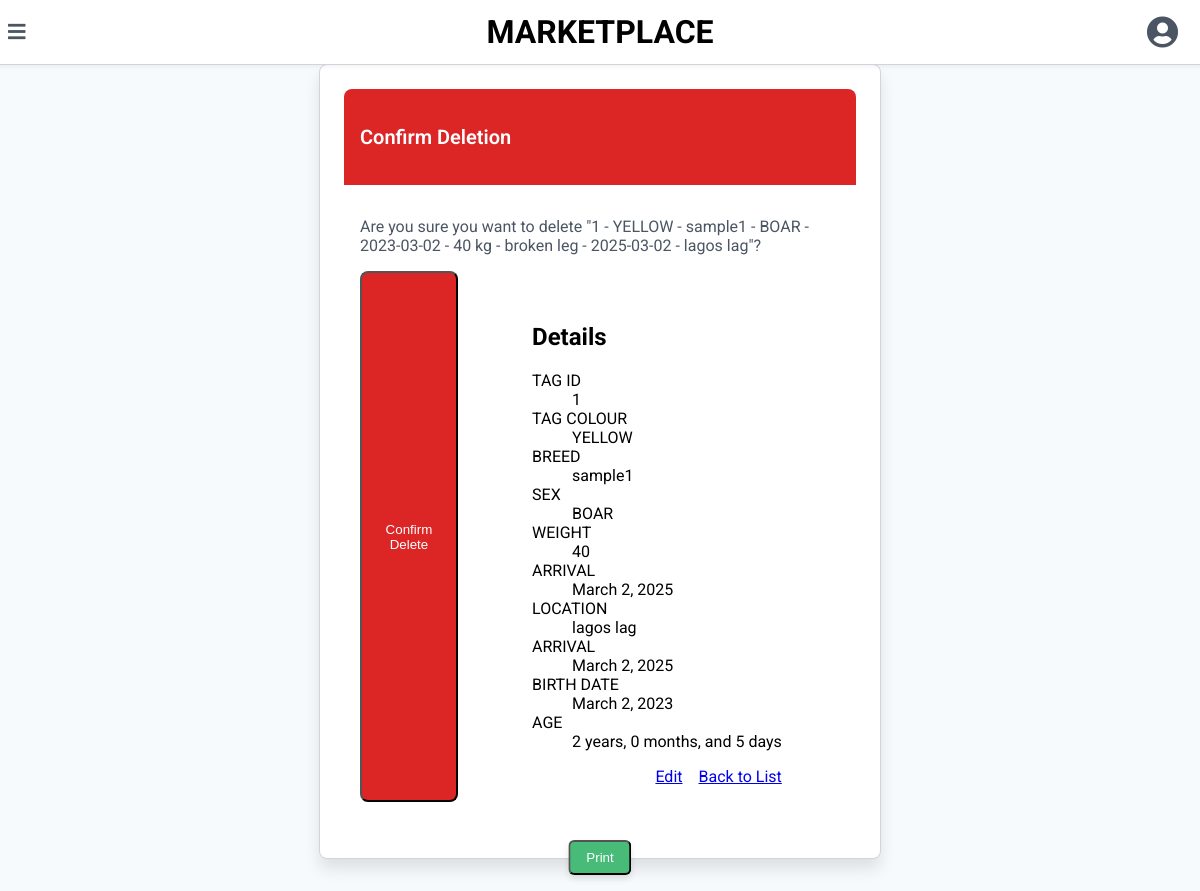
Page /1/details/Inven on the committed database.
### inven/models.py (models this page shows, shortened)
class Inven(models.Model):
    number = models.IntegerField(_("Pig ID"))
    tag_colour = models.ForeignKey(TagsColour,related_name='tagcolour', on_delete=models.CASCADE)
    breed = models.ForeignKey(Breeds, related_name='breed', on_delete=models.CASCADE)
    sex = models.ForeignKey(Sex, related_name='sex', on_delete=models.CASCADE)
    birth_date = models.DateField(_("Birth Date"), auto_now=False, auto_now_add=False)
    weight = models.IntegerField(_("Weight (kg)"))
    status = models.CharField(_("Health status"), max_length=100)
    arrival =models.DateField(_("arrival date"), auto_now=False, auto_now_add=False)
    location = models.CharField(_("address of seller farm"), max_length=255)
    def __str__(self):
        return f"{self.number} - {self.tag_colour} - {self.breed} - {self.sex} - {self.birth_date} - {self.weight} kg - {self.status} - {self.arrival} - {self.location}"
    def get_age(self) -> dict:
        today = date.today()
        delta = relativedelta(today, self.birth_date)
        return {
            'years': delta.years,
            'months': delta.months,
            'days': delta.days
        }
    @property
    def age_components(self) -> tuple:
        age = self.get_age()
        return (age['years'], age['months'], age['days'])
    class Meta:
        verbose_name_plural = "Invens"
        ordering = ['-birth_date']

### modelingdata/models.py (models this page shows)
class TagsColour(models.Model):
    name = models.CharField(max_length=255)
    def __str__(self):
        return self.name

class  Breeds(models.Model):
    name = models.CharField(max_length=255)
    def __str__(self):
        return self.name

class Sex(models.Model):
    name = models.CharField(max_length=222)
    def __str__(self):
        return self.name

### inven/views.py (the view)
# urls.py: path('<int:pk>/details/Inven', InvenDetailView.as_view(), name='Inven-detail'),
class InvenDetailView(DetailView):
    model = Inven
    template_name = 'inven/Inven_detail.html'
    context_object_name = 'Inven'
    def get_context_data(self, **kwargs):
        context = super().get_context_data(**kwargs)
        Inven = self.get_object()
        context['age'] = {
            'years': Inven.age_components[0],
            'months': Inven.age_components[1],
            'days': Inven.age_components[2]
        }
        return context

### templates/inven/Inven_detail.html (shortened to what this page needs)
{% extends "comfirm.html" %}
{% block page %}
<main class="content">
    <div class="table-container">
        <h2>Details</h2>
        <dl>
            <div>
                <dt>TAG ID</dt>
                <dd>{{ Inven.number }}</dd>
            </div>
            <div>
                <dt>TAG COLOUR</dt>
                <dd>{{ Inven.tag_colour }}</dd>
            </div>
            <div>
                <dt>BREED</dt>
                <dd>{{ Inven.breed }}</dd>
            </div>
            <div>
                <dt>SEX</dt>
                <dd>{{ Inven.sex }}</dd>
            </div>
            <div>
                <dt>WEIGHT</dt>
                <dd>{{ Inven.weight }}</dd>
            </div>
            <div>
                <dt>ARRIVAL</dt>
                <dd>{{ Inven.arrival }}</dd>
            </div>
            <div>
                <dt>LOCATION</dt>
                <dd>{{ Inven.location }}</dd>
            </div>
            <div>
                <dt>ARRIVAL</dt>
                <dd>{{ Inven.arrival }}</dd>
            </div>
            <div>
                <dt>BIRTH DATE</dt>
                <dd>{{ Inven.birth_date }}</dd>
            </div>
            <div>
                <dt>AGE</dt>
                <dd>
                    {{ age.years }} years,
                    {{ age.months }} months, and
                    {{ age.days }} days</dd>
            </div>
        </dl>
        <div class="mt-6 flex justify-end space-x-4">
            <a href="{% url 'Inven-update' Inven.pk %}" class="btn btn-primary">Edit</a>
            <a href="{% url 'Inven-list' %}" class="btn btn-secondary">Back to List</a>
        </div>
    </div>
</main>
{% endblock %}

### templates/comfirm.html (shortened to what this page needs)
{% extends "firstlabel/main.html" %}
{% block content %}
<html>
<head>
    <link rel="stylesheet" href="https://cdnjs.cloudflare.com/ajax/libs/font-awesome/5.15.3/css/all.min.css"></link>
</head>
<body>
    <main class="content">
        <div class="max-w-lg mx-auto bg-white border border-gray-300 rounded-md p-6 shadow-lg" style="margin: auto;">
            <div class="bg-red-600 text-white p-4 rounded-t-md">
                <h3 class="text-xl font-semibold">Confirm Deletion</h3>
            </div>
            <div class="p-4">
                <p class="text-gray-700 mb-4">Are you sure you want to delete "{{ object }}"?</p>
                <form method="post">
                    <div class="flex justify-end space-x-4">
                        <button type="submit" class="bg-red-600 text-white px-4 py-2 rounded-md hover:bg-red-700 transition duration-300">Confirm Delete</button>
        {% block page %}
        {% endblock %}
                    </div>
                </form>
            </div>
        </div>
    </main>
</body>
</html>
{% endblock %}

### templates/firstlabel/main.html (style rules this page uses)
body { font-family: 'Roboto', sans-serif; background-color: #f3f4f6; margin: 0; padding: 0; }
.content { margin-left: 0; transition: margin-left 0.3s; padding: 1rem; padding-top: 5rem; }

### templates/comfirm.html (style rules this page uses)
body { font-family: 'Roboto', sans-serif; background-color: #f7fafc; margin: 0; padding: 0; display: flex; align-items: center; justify-content: center; min-height: 100vh; }
.content { margin-left: 0; margin-top: 16px; padding: 16px; transition: all 0.3s; display: flex; justify-content: center; width: 100%; }
.max-w-lg { max-width: 32rem; }
.mx-auto { margin-left: auto; margin-right: auto; }
.bg-white { background-color: #ffffff; }
.border { border: 1px solid #d1d5db; }
.rounded-md { border-radius: 8px; }
.p-6 { padding: 24px; }
.shadow-lg { box-shadow: 0 10px 15px rgba(0, 0, 0, 0.1); }
.bg-red-600 { background-color: #dc2626; }
.text-white { color: #ffffff; }
.p-4 { padding: 16px; }
.rounded-t-md { border-top-left-radius: 8px; border-top-right-radius: 8px; }
.text-xl { font-size: 1.25rem; }
.font-semibold { font-weight: 600; }
.text-gray-700 { color: #4b5563; }
.mb-4 { margin-bottom: 16px; }
.flex { display: flex; }
.justify-end { justify-content: flex-end; }
.space-x-4 > :not(:last-child) { margin-right: 16px; }
.px-4 { padding-left: 16px; padding-right: 16px; }
.py-2 { padding-top: 8px; padding-bottom: 8px; }
.transition { transition: background-color 0.3s; }
.duration-300 { transition-duration: 0.3s; }

### rows in the picture
Inven: number+tag_colour+breed "1 - YELLOW - sample1 - BOAR - 2023-03-02 - 40 kg - broken leg - 2025-03-02 - lagos lag", number "1", tag_colour "YELLOW", breed "sample1", sex "BOAR", weight "40", arrival "March 2, 2025", location "lagos lag", birth_date "March 2, 2023"

### other values in the picture
{{ age.years }} "2"
{{ age.months }} "0"
{{ age.days }} "5"
